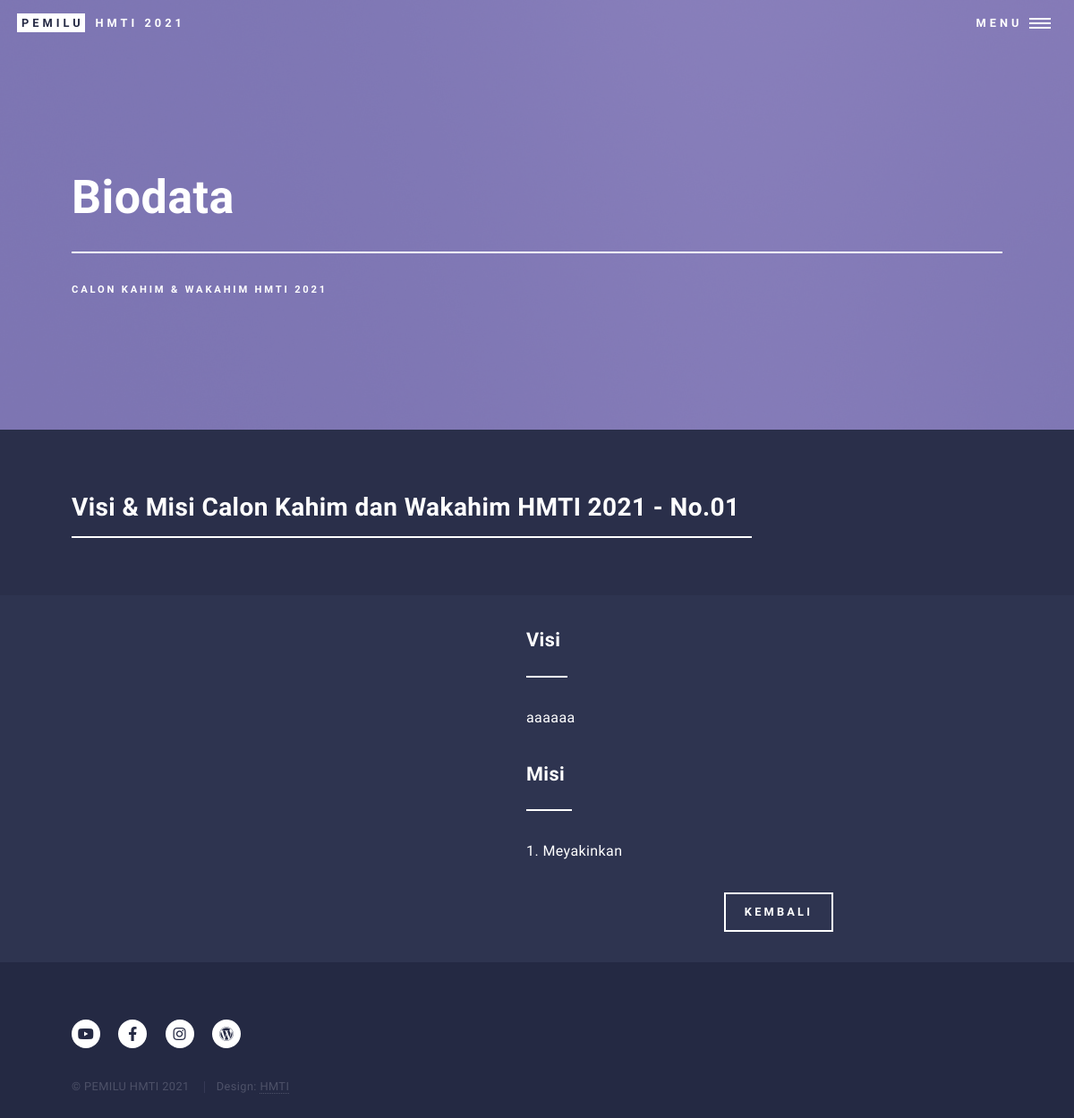
/detail_visimisi.php?no_urut=1, run on an earlier commit of the app's database.
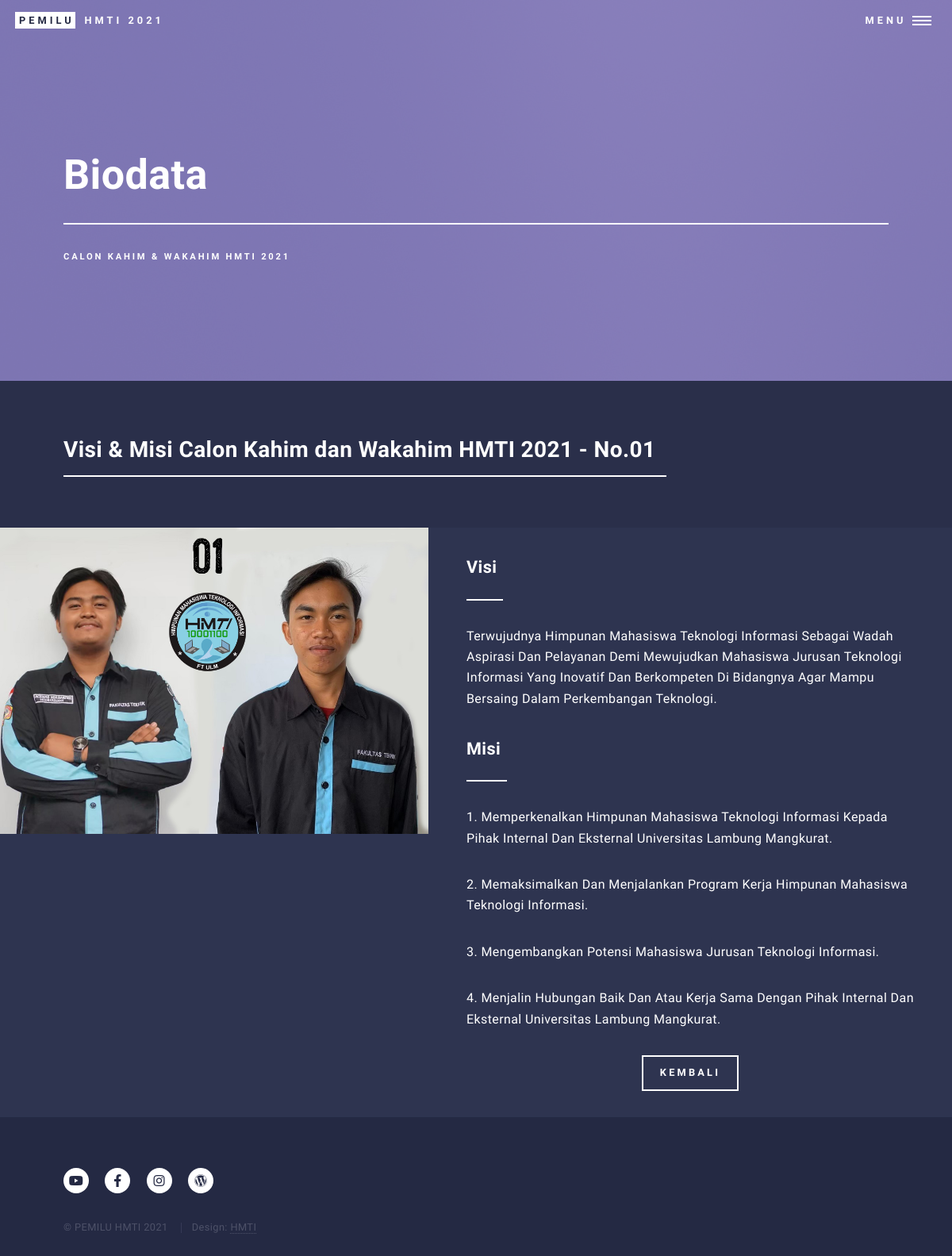
And on a later commit of the database.
### tables this page shows
CREATE TABLE `visi` (
  `id_visi` int(11) NOT NULL,
  `no_urut` int(11) NOT NULL,
  `isi_visi` varchar(500) NOT NULL
);

CREATE TABLE `misi` (
  `id_misi` int(11) NOT NULL,
  `no_urut` int(11) NOT NULL,
  `isi_misi` varchar(500) NOT NULL
);

CREATE TABLE `calon` (
  `no_urut` int(11) NOT NULL,
  `nim_calon_ketua` varchar(15) NOT NULL,
  `nim_calon_wakil` varchar(15) NOT NULL,
  `foto_pasangan_calon` varchar(250) NOT NULL
);

### detail_visimisi.php (the view, shortened to what this page needs)
<?php
require_once("koneksi.php");
$urutan = @($_GET['no_urut']);
$ambildata=$pdo_conn->prepare("SELECT * FROM visi WHERE no_urut=".$urutan);
$ambildata->execute();
$visi = $ambildata->fetchAll();
$ambildata2=$pdo_conn->prepare("SELECT * FROM misi WHERE no_urut=".$urutan);
$ambildata2->execute();
$misi = $ambildata2->fetchAll();
$jumlah_misi = count($misi);
$ambildata3=$pdo_conn->prepare("SELECT foto_pasangan_calon FROM calon WHERE no_urut=".$urutan);
$ambildata3->execute();
$foto = $ambildata3->fetchAll();
?>
<!DOCTYPE HTML>
<html>
<head>
	<link rel="stylesheet" href="assets/css/main.css" />
</head>
<body class="is-preload">
	<div id="wrapper">
		<header id="header" class="alt">
			<a href="beranda.html" class="logo"><strong>Pemilu</strong> <span>HMTI 2021</span></a>
			<nav>
				<a href="#menu">Menu</a>
			</nav>
		</header>
		<section id="banner" class="style2">
			<div class="inner">
				<header class="major">
					<h1>Biodata</h1>
				</header>
				<div class="content">
					<p>Calon Kahim & Wakahim HMTI 2021</p>
				</div>
			</div>
		</section>
		<div id="main">
			<section id="one">
				<div class="inner">
					<header class="major">
						<h2>Visi & Misi Calon Kahim dan Wakahim HMTI 2021 - No.0<?php echo $urutan; ?></h2>
					</header>
				</div>
			</section>
			<section id="two" class="spotlights">
				<section>
					<a href="images/<?php echo $foto[0]["foto_pasangan_calon"]; ?>" class="image">
						<img src="images/<?php echo $foto[0]["foto_pasangan_calon"]; ?>" alt="" data-position="center center" />
					</a>
					<div class="content">
						<div class="inner">
							<header class="major">
								<div class="isi_visi">
									<h3>Visi</h3>
								</div>
							</header>
							<p><?php echo @($visi[0]["isi_visi"]); ?></p>
							<header class="major">
								<div class="isi_misi">
									<h3>Misi</h3>
								</div>
							</header>
							<?php for($i=0; $i < $jumlah_misi; $i++) {
								$no = $i+1; ?>
							<p><?php echo $no.". ".@($misi[$i]["isi_misi"]); ?></p>
							<?php } ?>
						</div>
						<ul class="actions">
							<li><a href="visimisi.php" class="button">Kembali</a></li>
						</ul>
					</div>
				</section>
		</div>
		<footer id="footer">
			<div class="inner">
				<ul class="icons">
					<li><a href="https://www.youtube.com/channel/UCBWvors8mO16aa-GCyscrKw"
							class="icon brands alt fa-youtube"><span class="label">Twitter</span></a></li>
					<li><a href="https://www.facebook.com/HMTIFTunlam/" class="icon brands alt fa-facebook-f"></a></li>
					<li><a href="https://www.instagram.com/hmti_ftulm/" class="icon brands alt fa-instagram"></a></li>
					<li><a href="https://www.hmti.ft.ulm.ac.id/" class="icon brands alt fa-wordpress"></a></li>
				</ul>
				<ul class="copyright">
					<li>&copy; PEMILU HMTI 2021</li>
					<li>Design: <a href="https://www.hmti.ft.ulm.ac.id/">HMTI</a></li>
				</ul>
			</div>
		</footer>
	</div>
</body>
</html>

What changed in the data, as far as the page shows it:
now on this page (row edited): calon: foto_pasangan_calon (picture)
changed visi: isi_visi "aaaaaa" → "Terwujudnya Himpunan Mahasiswa Teknologi Informasi Sebagai Wadah Aspirasi Dan Pelayanan Demi Mewujudkan Mahasiswa Jurusan Teknologi Informasi Yang Inovatif Dan Berkompeten Di Bidangnya Agar Mampu Bersaing Dalam Perkembangan Teknologi."
changed misi: isi_misi "Meyakinkan" → "Memperkenalkan Himpunan Mahasiswa Teknologi Informasi Kepada Pihak Internal Dan Eksternal Universitas Lambung Mangkurat."
added misi: no "2", isi_misi "Memaksimalkan Dan Menjalankan Program Kerja Himpunan Mahasiswa Teknologi Informasi."
added misi: no "3", isi_misi "Mengembangkan Potensi Mahasiswa Jurusan Teknologi Informasi."
added misi: no "4", isi_misi "Menjalin Hubungan Baik Dan Atau Kerja Sama Dengan Pihak Internal Dan Eksternal Universitas Lambung Mangkurat."
